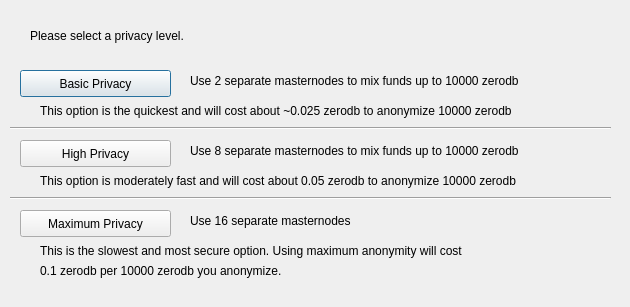
<?xml version="1.0" encoding="UTF-8"?>
<ui version="4.0">
 <class>ObfuscationConfig</class>
 <widget class="QDialog" name="ObfuscationConfig">
  <property name="geometry">
   <rect>
    <x>0</x>
    <y>0</y>
    <width>630</width>
    <height>307</height>
   </rect>
  </property>
  <property name="windowTitle">
   <string>Configure Obfuscation</string>
  </property>
  <widget class="QPushButton" name="buttonBasic">
   <property name="geometry">
    <rect>
     <x>20</x>
     <y>70</y>
     <width>151</width>
     <height>27</height>
    </rect>
   </property>
   <property name="text">
    <string>Basic Privacy</string>
   </property>
  </widget>
  <widget class="QPushButton" name="buttonHigh">
   <property name="geometry">
    <rect>
     <x>20</x>
     <y>140</y>
     <width>151</width>
     <height>27</height>
    </rect>
   </property>
   <property name="text">
    <string>High Privacy</string>
   </property>
  </widget>
  <widget class="QPushButton" name="buttonMax">
   <property name="geometry">
    <rect>
     <x>20</x>
     <y>210</y>
     <width>151</width>
     <height>27</height>
    </rect>
   </property>
   <property name="text">
    <string>Maximum Privacy</string>
   </property>
  </widget>
  <widget class="QLabel" name="label">
   <property name="geometry">
    <rect>
     <x>30</x>
     <y>20</y>
     <width>571</width>
     <height>31</height>
    </rect>
   </property>
   <property name="text">
    <string>Please select a privacy level.</string>
   </property>
  </widget>
  <widget class="QLabel" name="label_2">
   <property name="geometry">
    <rect>
     <x>190</x>
     <y>70</y>
     <width>421</width>
     <height>21</height>
    </rect>
   </property>
   <property name="text">
    <string>Use 2 separate masternodes to mix funds up to 10000 zerodb</string>
   </property>
  </widget>
  <widget class="QLabel" name="label_3">
   <property name="geometry">
    <rect>
     <x>190</x>
     <y>140</y>
     <width>411</width>
     <height>21</height>
    </rect>
   </property>
   <property name="text">
    <string>Use 8 separate masternodes to mix funds up to 10000 zerodb</string>
   </property>
  </widget>
  <widget class="QLabel" name="label_4">
   <property name="geometry">
    <rect>
     <x>190</x>
     <y>210</y>
     <width>421</width>
     <height>21</height>
    </rect>
   </property>
   <property name="text">
    <string>Use 16 separate masternodes</string>
   </property>
  </widget>
  <widget class="QLabel" name="label_6">
   <property name="geometry">
    <rect>
     <x>40</x>
     <y>100</y>
     <width>561</width>
     <height>21</height>
    </rect>
   </property>
   <property name="text">
    <string>This option is the quickest and will cost about ~0.025 zerodb to anonymize 10000 zerodb</string>
   </property>
  </widget>
  <widget class="QLabel" name="label_7">
   <property name="geometry">
    <rect>
     <x>40</x>
     <y>170</y>
     <width>561</width>
     <height>21</height>
    </rect>
   </property>
   <property name="text">
    <string>This option is moderately fast and will cost about 0.05 zerodb to anonymize 10000 zerodb</string>
   </property>
  </widget>
  <widget class="QLabel" name="label_8">
   <property name="geometry">
    <rect>
     <x>40</x>
     <y>240</y>
     <width>561</width>
     <height>21</height>
    </rect>
   </property>
   <property name="text">
    <string>This is the slowest and most secure option. Using maximum anonymity will cost</string>
   </property>
  </widget>
  <widget class="QLabel" name="label_9">
   <property name="geometry">
    <rect>
     <x>40</x>
     <y>260</y>
     <width>561</width>
     <height>21</height>
    </rect>
   </property>
   <property name="text">
    <string>0.1 zerodb per 10000 zerodb you anonymize.</string>
   </property>
  </widget>
  <widget class="Line" name="line">
   <property name="geometry">
    <rect>
     <x>10</x>
     <y>120</y>
     <width>601</width>
     <height>16</height>
    </rect>
   </property>
   <property name="orientation">
    <enum>Qt::Horizontal</enum>
   </property>
  </widget>
  <widget class="Line" name="line_2">
   <property name="geometry">
    <rect>
     <x>10</x>
     <y>190</y>
     <width>601</width>
     <height>16</height>
    </rect>
   </property>
   <property name="orientation">
    <enum>Qt::Horizontal</enum>
   </property>
  </widget>
 </widget>
 <resources/>
 <connections/>
</ui>
